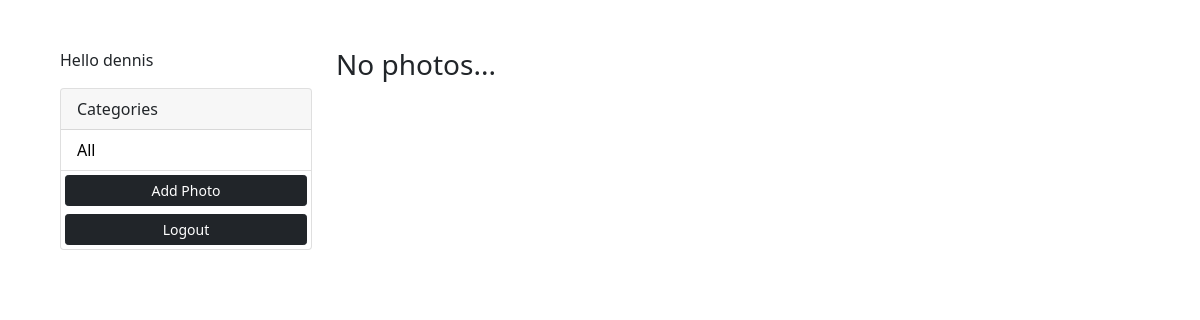
The app's page /?category=Coding (signed in), older data.
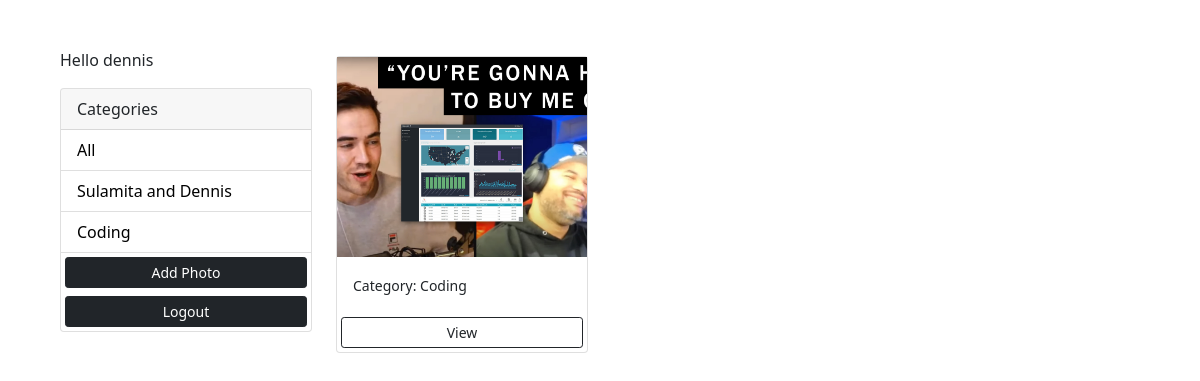
The same page, newer data.
### photos/models.py (models this page shows, shortened)
class Category(models.Model):
    user = models.ForeignKey(
        User, on_delete=models.SET_NULL, null=True, blank=True)
    name = models.CharField(max_length=100, null=False, blank=False)

class Photo(models.Model):
    category = models.ForeignKey(
        Category, on_delete=models.SET_NULL, null=True, blank=True)
    image = models.ImageField(null=False, blank=False)
    description = models.TextField()

### photos/views.py (the view)
# urls.py: path('', views.gallery, name='gallery'),
@login_required(login_url='login')
def gallery(request):
    user = request.user
    category = request.GET.get('category')
    if category == None:
        photos = Photo.objects.filter(category__user=user)
    else:
        photos = Photo.objects.filter(
            category__name=category, category__user=user)
    categories = Category.objects.filter(user=user)
    context = {'categories': categories, 'photos': photos}
    return render(request, 'photos/gallery.html', context)

### photos/templates/photos/gallery.html (shortened to what this page needs)
<!DOCTYPE html>
<html lang="en">
<head>
    <link href="https://cdn.jsdelivr.net/npm/bootstrap@5.0.0-beta1/dist/css/bootstrap.min.css" rel="stylesheet"
>
</head>
<body class="m-5">
    <div class="container">
        <div class="row">
            <div class="col-md-3">
                {% if request.user.is_authenticated %}
                <p>Hello {{request.user}}</p>
                {% endif %}
                <div class="card">
                    <div class="card-header">
                        Categories
                    </div>
                    <ul class="list-group list-group-flush">
                        <li class="list-group-item">
                            <a href="{% url 'gallery' %}">All</a>
                        </li>
                        {% for category in categories %}
                        <li class=" list-group-item">
                            <a href="{% url 'gallery' %}?category={{category.name}}">
                                {{category.name}}
                            </a>
                        </li>
                        {% endfor %}
                        <a href="{% url 'add' %}" class="btn btn-dark btn-block btn-sm m-1">Add Photo</a>
                        <a href="{% url 'logout' %}" class="btn btn-dark btn-block btn-sm m-1">Logout</a>
                    </ul>
                </div>
            </div>
            <div class="col-md-9">
                <div class="row">
                    {% for photo in photos %}
                    <div class="col-md-4">
                        <div class="card my-2">
                            <img class="image-thumbail" src="{{photo.image.url}}" alt="Card image cap">
                            <div class="card-body">
                                <small>Category: {{photo.category.name}}</small>
                            </div>
                            <a href="{% url 'photo' photo.id %}" class="btn btn-outline-dark btn-sm m-1">View</a>
                        </div>
                    </div>
                    {% empty %}
                    <h3>No photos...</h3>
                    {% endfor %}
                </div>
            </div>
        </div>
    </div>
</body>
</html>

### photos/templates/photos/gallery.html (style rules this page uses)
.image-thumbail { height: 200px; object-fit: cover; }
.list-group-item a { text-decoration: none; color: black; }

Row changes from the older to the newer data that the page shows:
now on this page (row edited): Category: name "Sulamita and Dennis"
added Category: name "Coding"
added Photo: image (picture), category.name "Coding"
Text that changed along with them:
text no longer shown: "No photos..."
